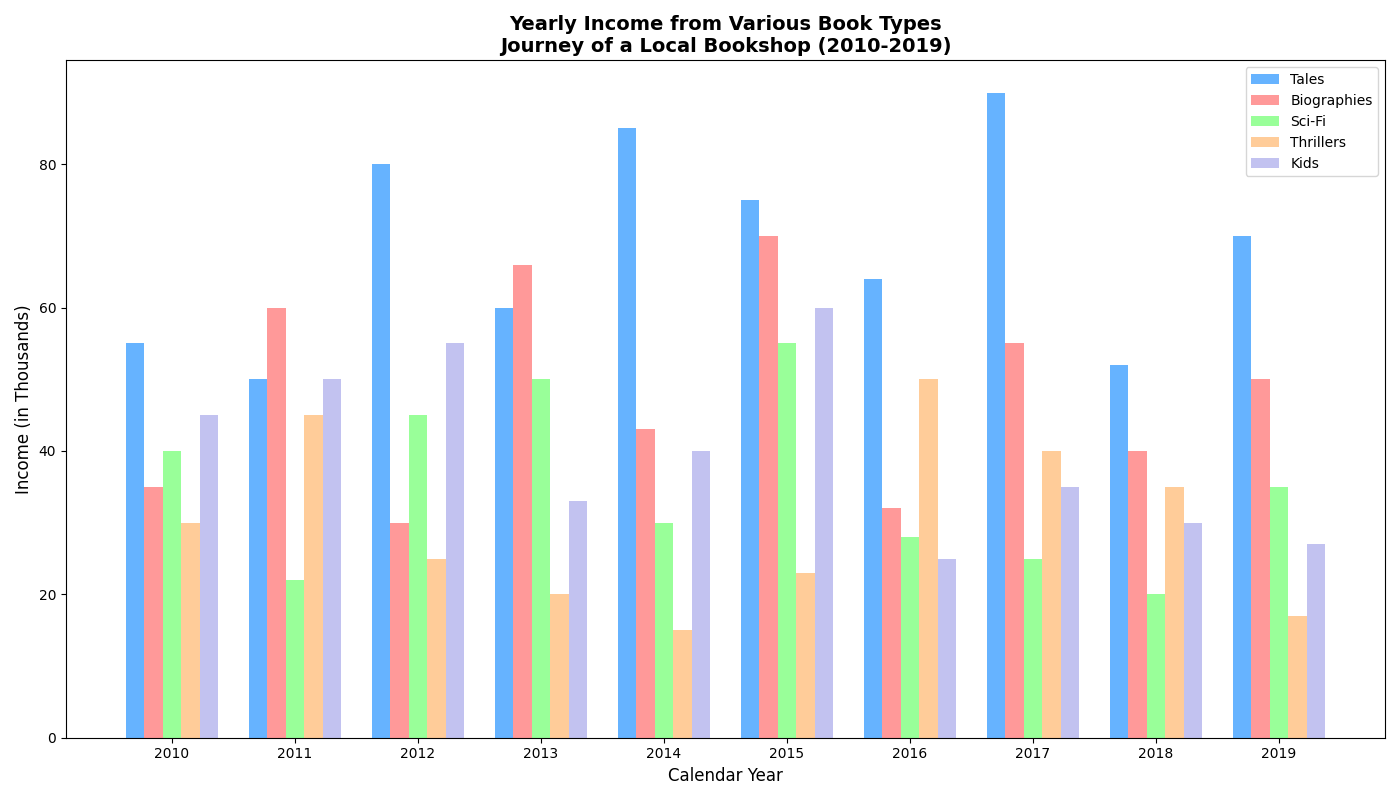

Recreate this plot in Python.
import matplotlib.pyplot as plt
import numpy as np

years = np.arange(2010, 2020)
book_types = ['Tales', 'Biographies', 'Sci-Fi', 'Thrillers', 'Kids']

revenue_data = np.array([
    [55, 50, 80, 60, 85, 75, 64, 90, 52, 70],
    [35, 60, 30, 66, 43, 70, 32, 55, 40, 50],
    [40, 22, 45, 50, 30, 55, 28, 25, 20, 35],
    [30, 45, 25, 20, 15, 23, 50, 40, 35, 17],
    [45, 50, 55, 33, 40, 60, 25, 35, 30, 27],
])

fig, ax = plt.subplots(figsize=(14, 8))
width = 0.15
positions = np.arange(len(years))

# Create a color palette for each book type
colors = ['#66b3ff', '#ff9999', '#99ff99', '#ffcc99', '#c2c2f0']

# Plot each book type as a separate group
for i, book_type in enumerate(book_types):
    ax.bar(positions + i * width, revenue_data[i], width, label=book_type, color=colors[i])

ax.set_xticks(positions + width * (len(book_types)-1) / 2)
ax.set_xticklabels(years)
ax.set_xlabel('Calendar Year', fontsize=12)
ax.set_ylabel('Income (in Thousands)', fontsize=12)
ax.set_title('Yearly Income from Various Book Types\nJourney of a Local Bookshop (2010-2019)', fontsize=14, fontweight='bold')

ax.legend()

plt.tight_layout()
plt.show()
